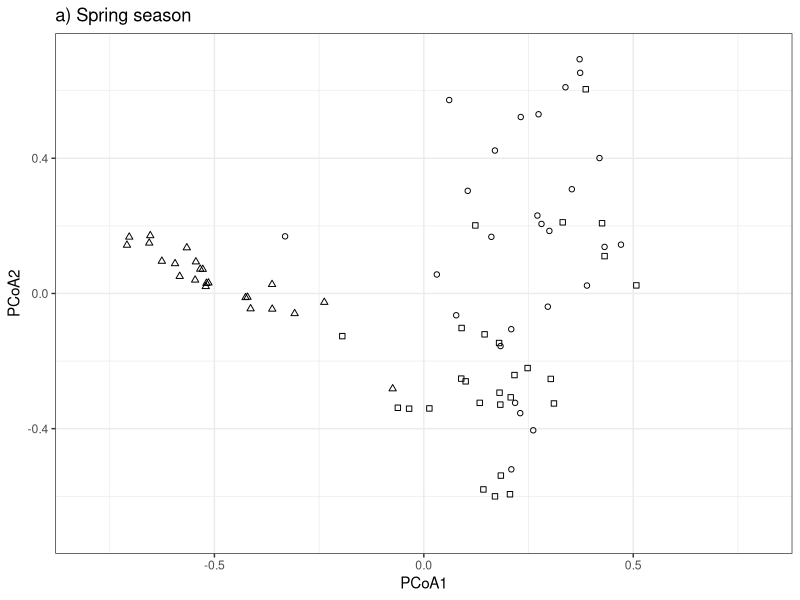
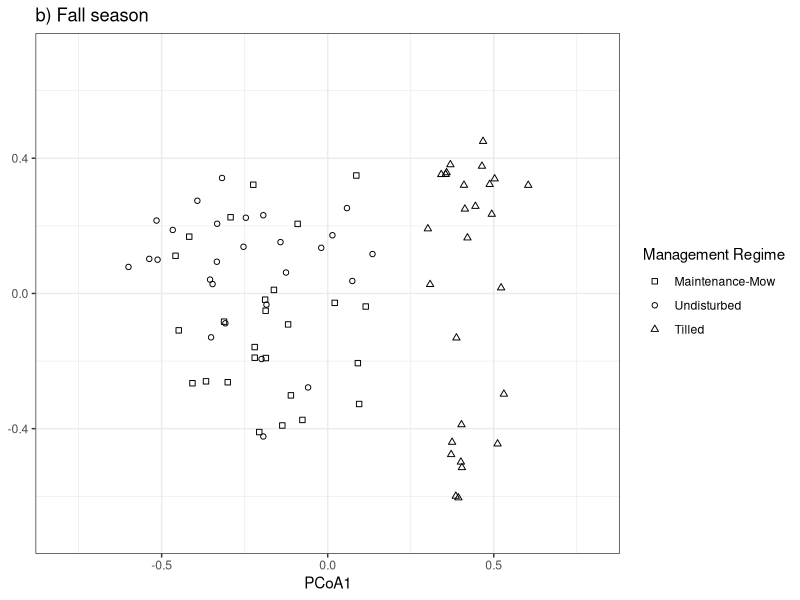
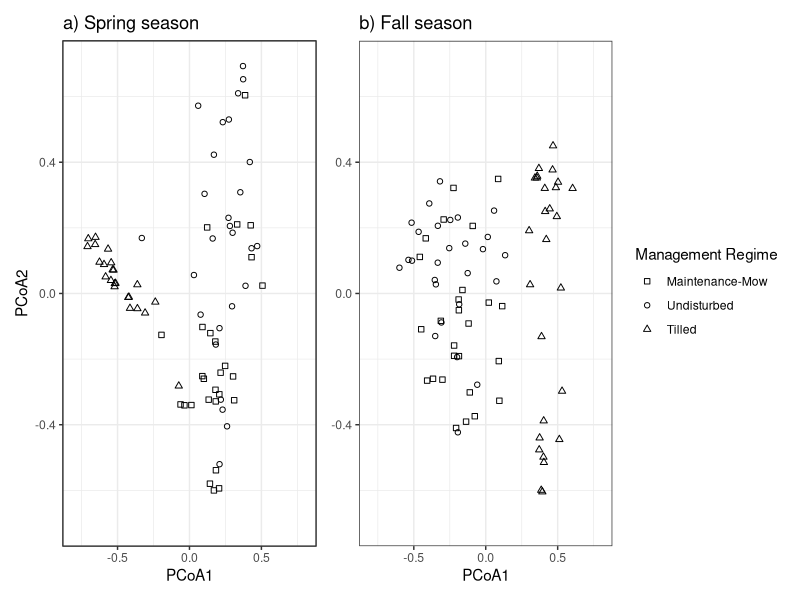
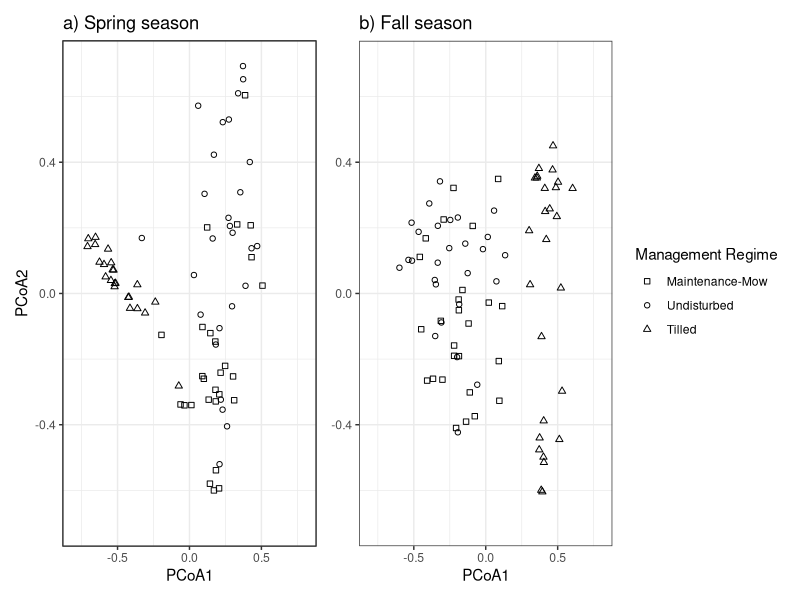

These charts were generated, in order, by the following R code:
# libraries --------------------------------------------------------------------
library(vegan)     # for doing community ecology analyses
library(ggplot2)   # for visualizing data
library(dplyr)     # for manipulating data
library(here)      # for creating relative file-paths
library(patchwork) # for creating multi-panel plots
library(tidyr)     # for creating wide tables

# import -----------------------------------------------------------------------

spr_sb <- read.csv(
  here("data", "analysis_data", "spring_seedbank.csv"),
  row.names = 1
)

fall_sb <- read.csv(
  here("data", "analysis_data", "fall_seedbank.csv"),
  row.names = 1
)

sb_taxon <- read.csv(
  here("data", "input_data", 
       "seed_bank_taxonomy.csv")
)

# check packaging --------------------------------------------------------------
str(spr_sb)
str(fall_sb)

# clean data -------------------------------------------------------------------

# merge fall and spring season 
sb <- rbind(fall_sb, spr_sb)

## create spring community data matrix -----------------------------------------
spring_comm_matrix <- sb %>%
  filter(season == "Spring") %>%
  group_by(treatment, site_code, plot, spp_code) %>%
  summarize(abundance = sum(total_abund, na.rm = TRUE)) %>%
  ungroup() %>%
  tidyr::pivot_wider(
    id_cols = c("treatment", "site_code", "plot"),  
    names_from = spp_code, 
    values_from = abundance
  ) %>%
  mutate(across(.cols = AMSP:SONU, ~ tidyr::replace_na(.x, 0))) %>%
  as.data.frame()

# assign row labels for treatment and plot id
rownames(spring_comm_matrix) <- paste(
  spring_comm_matrix$treatment, 
  c(1:length(spring_comm_matrix$treatment))
)

## create fall community data matrix -------------------------------------------
fall_comm_matrix <- sb %>%
  filter(season == "Fall") %>%
  group_by(treatment, site_code, plot, spp_code) %>%
  summarize(abundance = sum(total_abund, na.rm = TRUE)) %>%
  ungroup() %>%
  tidyr::pivot_wider(
    id_cols = c("treatment", "site_code", "plot"),  
    names_from = spp_code, 
    values_from = abundance
  ) %>%
  mutate(across(.cols = AMRE:RARA, ~ tidyr::replace_na(.x, 0))) %>%
  as.data.frame()

# assign row labels for treatment and plot id
rownames(fall_comm_matrix) <- paste(
  fall_comm_matrix$treatment, 
  c(1:length(fall_comm_matrix$treatment))
)

# calculate dissimilarities  ---------------------------------------------------

## spring ----------------------------------------------------------------------

# use Bray-Curtis dissimilarity to account for common and rare species
# common and rare species are determined by number of seedling emergents
bray_spr <- spring_comm_matrix %>%
  dplyr::select(-c("treatment", "site_code", "plot"))

bray_spr_dist <- vegan::vegdist(bray_spr, index = "bray")

# do principal coordinate analysis
pcoa_spr <- cmdscale(
  bray_spr_dist, 
  k = (nrow(bray_spr)-1),
  add = TRUE, # Cailliez correction (to correct negative eigenvalues)
  eig = TRUE)

# prepare for data visualization
pcoa_spr_df <- scores(pcoa_spr) %>%
  as.data.frame() %>%
  tibble::rownames_to_column(var = "treatment") %>%
  dplyr::select(treatment, Dim1, Dim2) %>%
  mutate(treatment = stringr::str_sub(treatment, start = 1L, end = 3L))

## fall ------------------------------------------------------------------------

# use Bray-Curtis dissimilarity to account for common and rare species
# common and rare species are determined by abundance (# of seedling emergents)
bray_fall <- fall_comm_matrix %>%
  dplyr::select(-c("treatment", "site_code", "plot"))

bray_fall_dist <- vegdist(bray_fall, index = "bray")

# do principal coordinate analysis
pcoa_fall <- cmdscale(
  bray_fall_dist, 
  k = (nrow(bray_fall)-1),
  add = TRUE, # Cailliez correction (to correct for negative eigenvalues)
  eig = TRUE)

# prepare for data visualization
pcoa_fall_df <- scores(pcoa_fall) %>%
  as.data.frame() %>%
  tibble::rownames_to_column(var = "treatment") %>%
  dplyr::select(treatment, Dim1, Dim2) %>%
  mutate(treatment = stringr::str_sub(treatment, start = 1L, end = 3L))

# visualize the data -----------------------------------------------------------

## spring ----------------------------------------------------------------------

(pcoa_spr_plot <- pcoa_spr_df %>%
    ggplot(aes(x = Dim1, y = Dim2, shape = treatment)) + 
    geom_point() + 
    xlim(-0.8, 0.8) + 
    ylim(-0.7, 0.7) + 
    scale_shape_manual(
      name = "Management Regime", 
      labels = c("Maintenance-Mow", "Undisturbed", "Tilled"),
      values = c(0, 1, 2)
    ) + 
    labs(
      title = "a) Spring season",
      x = "PCoA1", 
      y = "PCoA2"
    ) + 
    theme_bw() + 
    theme(legend.position = "none")
)

## fall ------------------------------------------------------------------------

(pcoa_fall_plot <- pcoa_fall_df %>%
   ggplot(aes(x = Dim1, y = Dim2, shape = treatment)) + 
   geom_point() + 
   scale_shape_manual(
     name = "Management Regime", 
     values = c(0, 1, 2), 
     labels = c("Maintenance-Mow", "Undisturbed", "Tilled")
   ) + 
   xlim(-0.8, 0.8) + 
   ylim(-0.7, 0.7) + 
   labs(
     title = "b) Fall season",
     x = "PCoA1", 
     y = NULL
   ) + 
   theme_bw()
)

## multi-panel plot ------------------------------------------------------------

(pcoa_plot <- pcoa_spr_plot + pcoa_fall_plot)

# save disk --------------------------------------------------------------------

ggsave(
  filename = here("output", "data_appendix_output", "figure-s1_pcoa.png"), 
  plot = pcoa_plot, 
  device = "png", 
  units = "in", 
  height = 5, 
  width = 9
)


